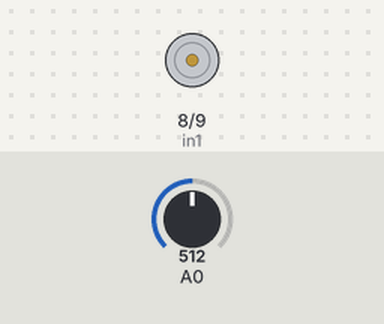
Simulated run of this sketch. Board: Arduino Uno, built with avr-gcc and run on an emulated ATmega328P. Shown: motor-driver pin pairs drawn as motors (green arrow = first pin HIGH = forward, orange = second pin HIGH = backward, longer = more drive). The test bench sets the inputs (shaded band); at power-on: A0 = 512. What the sketch prints to the serial monitor is not drawn.

Above: at 0.1 s.
At 20.1 s:
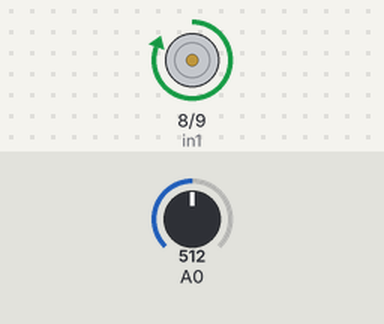
Timing chart, 0 to 21.6 s (numbered marks = the images above):
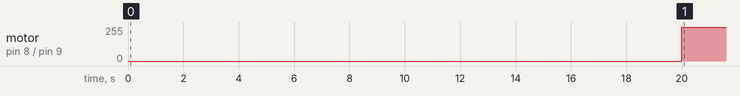

Measured:
- by itself, motor on pin 8 (in1) / pin 9 (in2): stopped → forward 255/255 at 20.0 s

The sketch:

sketch_jan30a.ino
```cpp
  #define in1 8
  #define in2 9
  int esikDegeri = 150;
  float sensorValue;
  void setup()
  {
    Serial.begin(9600);
    Serial.println("Gas sensor warming up!");
    delay(20000);
    pinMode(in1, OUTPUT);
    pinMode(in2, OUTPUT);

  }
  void loop()
  {
    sensorValue = analogRead(A0);

    if(sensorValue > esikDegeri)
  {
    digitalWrite(in1, HIGH); //4 milisaniye boyunca ileri yönlü hareket
    digitalWrite(in2,  LOW);


  }
    else
  {
    digitalWrite(in2, HIGH); //4 milisaniye boyunca geri yönlü hareket
    digitalWrite(in1,  LOW);

  }
  }
```
